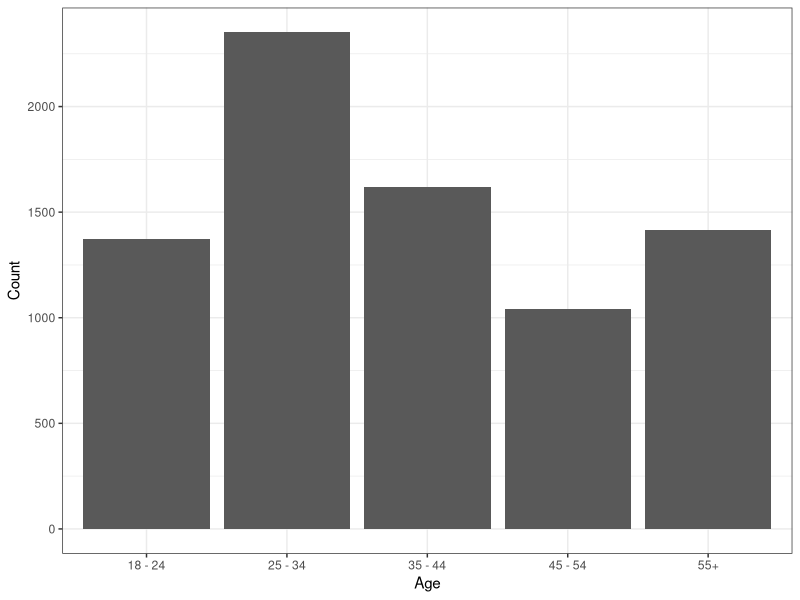
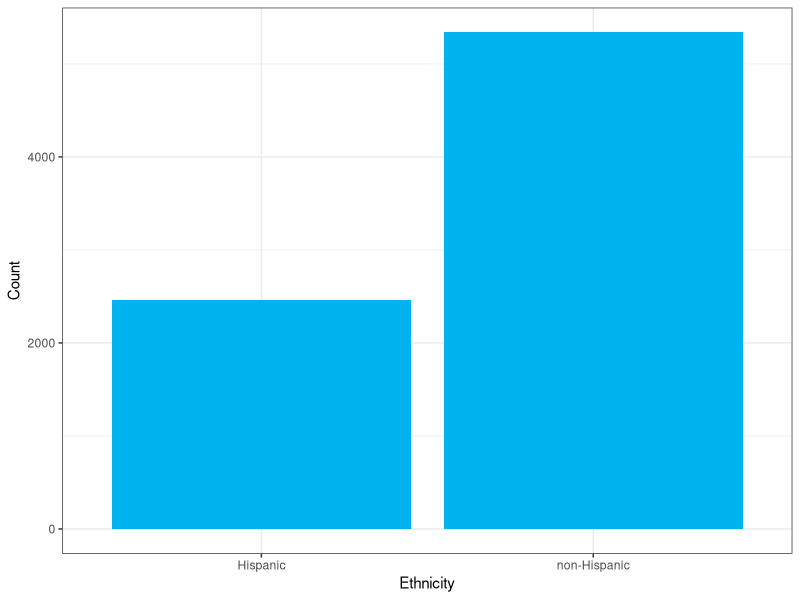
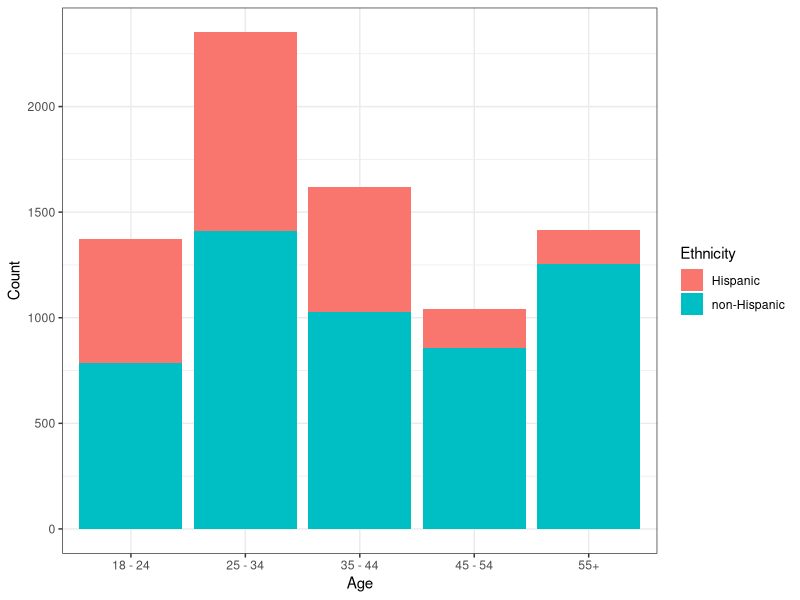
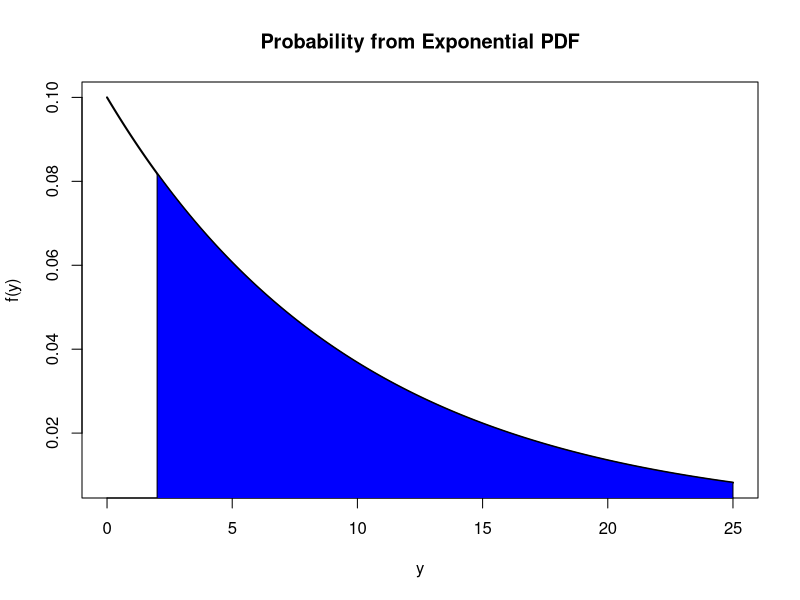

Generate these figures, in order, with R:
########################################
##File with creation of plots and things 
##for Unit 4 370 redesign
########################################

#####################################
#PCMa
library(ggplot2)
library(tidyr)
library(reshape)
library(epitools)

dat = read.csv("Unit4/data/aquarium.csv")


ggplot(dat, aes(y=Count, x=Age)) +  geom_bar( stat="identity") + theme_bw()

ggplot(dat, aes(y=Count, x=Ethnicity)) +  geom_bar( stat="identity", fill="deepskyblue2") + theme_bw()

ggplot(dat, aes(fill=Ethnicity, y=Count, x=Age)) +  geom_bar( stat="identity") + theme_bw()


#exponential plots
x <- seq(from = 0, to =25, by = 0.025)
plot(x, dexp(x, rate = 1/10), type = "l", lwd = 2, main = "Probability from Exponential PDF", xlab = "y", ylab = "f(y)")
x2 <- seq(from = 2, to = 25, by = 0.005)
polygon(c(x2,rev(x2)), c(dexp(x2, rate = 1/10),rep(0,length(x2))), col = "blue")



#PCM4c
library(tidyverse)

dat <- read_csv("Unit4/data/aquarium.csv")

tbl <- data.frame(Age = dat$Age[1:5], Hispanic = dat$Count[6:10], NonHispanic = dat$Count[1:5], stringsAsFactors = FALSE)

tbl <- cbind(tbl, RowTotal = rowSums(tbl[,2:3]))
tbl <- rbind(tbl, ColTotal = c("ColTotal", colSums(tbl[,2:4])))

#find expected counts
exp <- round(outer(X = as.numeric(tbl$RowTotal[1:5]), Y = as.numeric(t(tbl[6,2:3])))/as.numeric(tbl[6,4]), 1)

tbl[1:5, 2] <- paste(tbl[1:5,2], " (", exp[,1], ")", sep ="")
tbl[1:5, 3] <- paste(tbl[1:5,3], " (", exp[,2], ")", sep ="")
knitr::kable(tbl)
